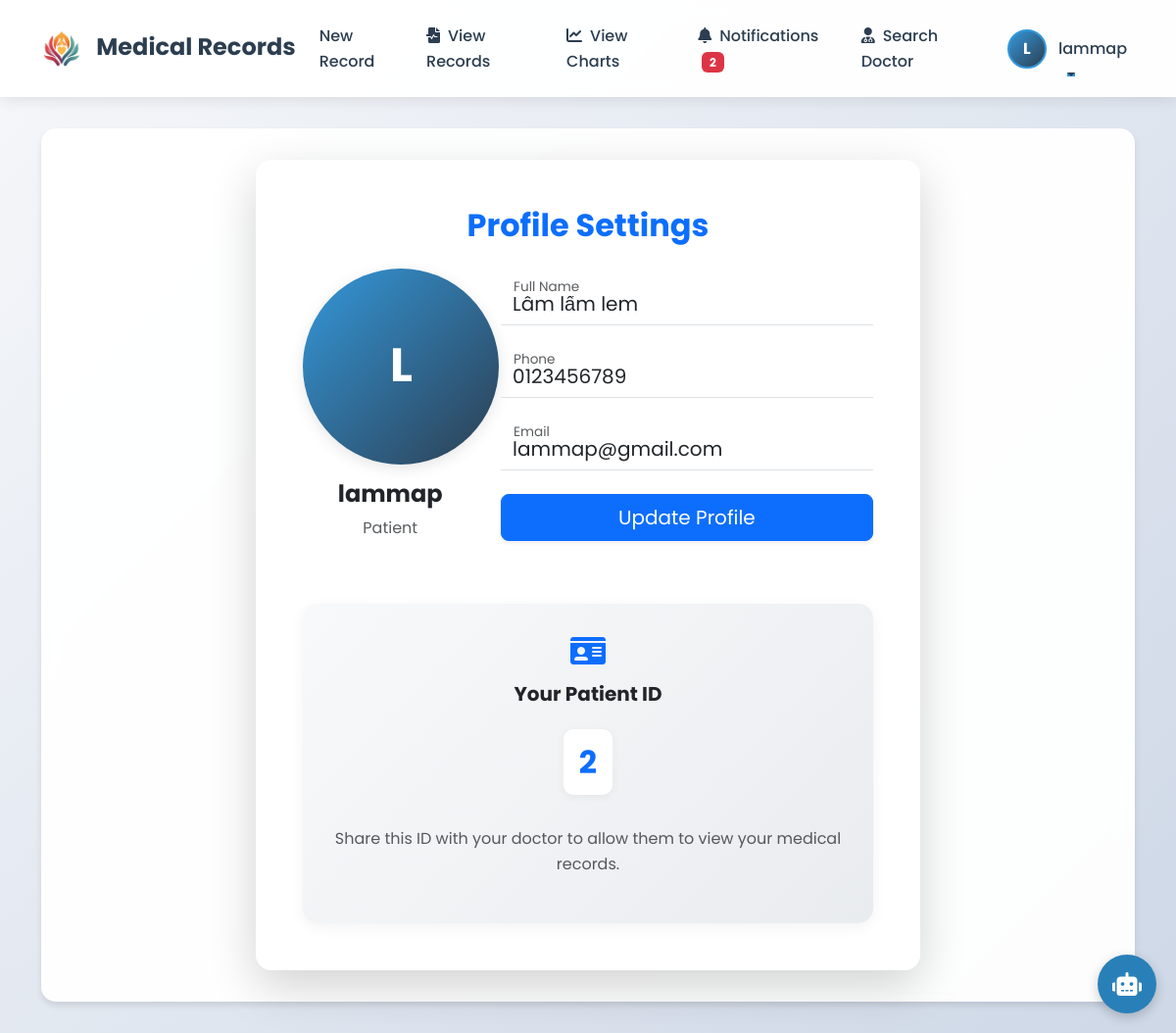
/patient/profile (signed in), run on the app's committed database.
### app/models/user.py (models this page shows, shortened)
class User(UserMixin, db.Model):
    id = db.Column(db.Integer, primary_key=True)
    username = db.Column(db.String(80), unique=True, nullable=False)
    email = db.Column(db.String(120), unique=True, nullable=False)
    password_hash = db.Column(db.String(128))
    phone = db.Column(db.String(10))
    full_name = db.Column(db.String(100))
    avatar = db.Column(db.String(200))
    role = db.Column(db.String(20))
    records = db.relationship('MedicalRecord', backref='patient', lazy=True)
    notifications = db.relationship('Notification', foreign_keys='Notification.patient_id', backref='patient', lazy=True)
    sent_notifications = db.relationship('Notification', foreign_keys='Notification.doctor_id', backref='doctor', lazy=True)
    reset_code = db.Column(db.String(6))
    reset_code_expiry = db.Column(db.DateTime)

### app/routes/patient.py (the view)
@bp.route('/profile', methods=['GET', 'POST'])
@login_required
def profile():
    form = UpdateProfileForm()
    if form.validate_on_submit():
        try:
            if form.avatar.data:
                file = form.avatar.data
                filename = secure_filename(file.filename)
                file_path = os.path.join(current_app.config['UPLOAD_FOLDER'], filename)
                if not os.path.exists(current_app.config['UPLOAD_FOLDER']):
                    os.makedirs(current_app.config['UPLOAD_FOLDER'])
                file.save(file_path)
                current_user.avatar = filename
            current_user.full_name = form.full_name.data
            current_user.phone = form.phone.data
            current_user.email = form.email.data
            db.session.commit()
            flash('Your profile has been updated successfully!', 'success')
            return redirect(url_for('patient.profile'))
        except Exception as e:
            db.session.rollback()
            flash('An error occurred while updating your profile.', 'danger')
    elif request.method == 'GET':
        form.full_name.data = current_user.full_name
        form.phone.data = current_user.phone
        form.email.data = current_user.email
    return render_template('profile.html', form=form)

### app/forms/patient_forms.py
class UpdateProfileForm(FlaskForm):
    full_name = StringField('Full Name', validators=[DataRequired(), Length(max=100)])
    phone = StringField('Phone', validators=[
        DataRequired(),
        Length(min=10, max=10, message="Phone number must be exactly 10 digits"),
        Regexp('^0[0-9]{9}$', message="Phone number must start with 0 and contain only digits")
    ])
    email = StringField('Email', validators=[DataRequired(), Email()])
    avatar = FileField('Update Profile Picture', validators=[FileAllowed(['jpg', 'png'])])
    submit = SubmitField('Update')

### templates/profile.html (shortened to what this page needs)
{% extends "base.html" %}
{% block content %}
<div class="container">
    <div class="row justify-content-center">
        <div class="col-md-8">
            <div class="card shadow-lg border-0 rounded-4 profile-card">
                <div class="card-body p-5">
                    <h2 class="text-center mb-4 fw-bold text-primary">Profile Settings</h2>
                    <div class="row">
                        <div class="col-md-4 text-center mb-4">
                            <div class="profile-avatar-container">
                                {% if current_user.avatar %}
                                <img src="{{ url_for('static', filename='uploads/' + current_user.avatar) }}" class="profile-avatar" alt="Profile Avatar">
                                {% else %}
                                <div class="profile-avatar-placeholder">
                                    <span class="avatar-initial">{{ current_user.username[0].upper() }}</span>
                                </div>
                                {% endif %}
                            </div>
                            <h4 class="mt-3 fw-bold">{{ current_user.username }}</h4>
                            <p class="text-muted">{{ current_user.role|title }}</p>
                        </div>
                        <div class="col-md-8">
                            <form method="POST" enctype="multipart/form-data" class="profile-form">
                                <div class="form-floating mb-3">
                                    {{ form.full_name(class="form-control form-control-lg border-0 border-bottom rounded-0", placeholder="Full Name", id="full_name") }}
                                    {{ form.full_name.label(for="full_name", class="text-muted") }}
                                </div>
                                <div class="form-floating mb-3">
                                    {{ form.phone(class="form-control form-control-lg border-0 border-bottom rounded-0", placeholder="Phone", id="phone") }}
                                    {{ form.phone.label(for="phone", class="text-muted") }}
                                </div>
                                <div class="form-floating mb-4">
                                    {{ form.email(class="form-control form-control-lg border-0 border-bottom rounded-0", placeholder="Email", id="email") }}
                                    {{ form.email.label(for="email", class="text-muted") }}
                                </div>
                                <div class="d-grid gap-2">
                                    <button type="submit" class="btn btn-primary btn-lg shadow-sm profile-btn">
                                        <span class="btn-text">Update Profile</span>
                                    </button>
                                </div>
                            </form>
                        </div>
                    </div>
                    {% if current_user.role == 'patient' %}
                    <div class="mt-4">
                        <div class="patient-id-card">
                            <div class="patient-id-content">
                                <i class="fas fa-id-card fa-2x text-primary mb-3"></i>
                                <h5 class="fw-bold">Your Patient ID</h5>
                                <div class="patient-id-number">{{ current_user.id }}</div>
                                <p class="text-muted mt-3">Share this ID with your doctor to allow them to view your medical records.</p>
                            </div>
                        </div>
                    </div>
                    {% endif %}
                </div>
            </div>
        </div>
    </div>
</div>
{% endblock %}

### templates/base.html (shortened to what this page needs)
<!DOCTYPE html>
<html lang="en">
<head>
    <link href="https://cdn.jsdelivr.net/npm/bootstrap@5.3.0/dist/css/bootstrap.min.css" rel="stylesheet">
    <link rel="stylesheet" href="https://cdnjs.cloudflare.com/ajax/libs/font-awesome/6.0.0/css/all.min.css">
</head>
<body>
    <nav class="navbar navbar-expand-lg navbar-light">
        <div class="container">
            <a class="navbar-brand" href="{{ url_for('index') }}">
                <img src="{{ url_for('static', filename='images/logo.png') }}" alt="Medical Records Logo" height="40">
                <span class="ms-2 fw-bold">Medical Records</span>
            </a>
            <div class="collapse navbar-collapse" id="navbarNav">
                <ul class="navbar-nav me-auto">
                    {% if current_user.is_authenticated %}
                        {% if current_user.role == 'patient' %}
                        <li class="nav-item">
                            <a class="nav-link" href="{{ url_for('patient.new_record') }}">New Record</a>
                        </li>
                        <li class="nav-item">
                            <a class="nav-link {{ 'active' if request.endpoint == 'patient.view_records' else '' }}" href="{{ url_for('patient.view_records') }}">
                                <i class="fas fa-file-medical-alt me-2"></i>View Records
                            </a>
                        </li>
                        <li class="nav-item">
                            <a class="nav-link {{ 'active' if request.endpoint == 'patient.view_charts' else '' }}" href="{{ url_for('patient.view_charts') }}">
                                <i class="fas fa-chart-line me-2"></i>View Charts
                            </a>
                        </li>
                        <li class="nav-item">
                            <a class="nav-link {{ 'active' if request.endpoint == 'patient.notifications' else '' }}" href="{{ url_for('patient.notifications') }}">
                                <i class="fas fa-bell me-2"></i>Notifications
                            </a>
                        </li>
                        <li class="nav-item">
                            <a class="nav-link {{ 'active' if request.endpoint == 'patient.view_doctors' else '' }}" href="{{ url_for('patient.view_doctors') }}">
                                <i class="fas fa-user-md me-2"></i>Search Doctor
                            </a>
                        </li>
                        {% elif current_user.role == 'doctor' %}
                        <li class="nav-item">
                            <a class="nav-link" href="{{ url_for('doctor.search_patient') }}">Search Patient</a>
                        </li>
                        {% elif current_user.role == 'admin' %}
                        <li class="nav-item">
                            <a class="nav-link" href="{{ url_for('admin.users') }}">User Management</a>
                        </li>
                        {% endif %}
                    {% endif %}
                </ul>
                <ul class="navbar-nav">
                    {% if current_user.is_authenticated %}
                        <li class="nav-item dropdown">
                            <a class="nav-link dropdown-toggle" href="#" id="navbarDropdown" role="button" data-bs-toggle="dropdown" aria-expanded="false">
                                {% if current_user.avatar %}
                                <img src="{{ url_for('static', filename='uploads/' + current_user.avatar) }}" class="avatar-small me-2" alt="Avatar">
                                {% else %}
                                <div class="avatar-small me-2 d-inline-flex align-items-center justify-content-center" style="background: linear-gradient(135deg, #3498db, #2c3e50);">
                                    <span class="text-white fw-bold">{{ current_user.username[0].upper() }}</span>
                                </div>
                                {% endif %}
                                {{ current_user.username }}
                            </a>
                        </li>
                    {% endif %}
                </ul>
            </div>
        </div>
    </nav>
    <div class="container">
        <div class="content">
            {% block content %}{% endblock %}
        </div>
    </div>
    <div class="ai-chat-container">
        <button class="ai-chat-toggle" id="toggleChat">
            <i class="fas fa-robot"></i>
        </button>
    </div>
</body>
</html>

### templates/base.html (style rules this page uses)
:root { --primary-color: #2c3e50; --secondary-color: #3498db; --accent-color: #e74c3c; --background-color: #f8f9fa; --text-color: #2c3e50; --card-shadow: 0 4px 6px rgba(0, 0, 0, 0.1); }
body { font-family: 'Poppins', sans-serif; background-color: var(--background-color); color: var(--text-color); position: relative; min-height: 100vh; line-height: 1.6; }
body::before { content: ''; position: fixed; top: 0; left: 0; width: 100%; height: 100%; z-index: -1; background: linear-gradient(135deg, #f5f7fa 0%, #c3cfe2 100%); opacity: 0.8; }
.navbar { background-color: rgba(255, 255, 255, 0.95); backdrop-filter: blur(10px); box-shadow: 0 2px 15px rgba(0, 0, 0, 0.1); padding: 1rem 0; position: relative; z-index: 1070 !important; }
.navbar-brand { font-weight: 700; font-size: 1.5rem; color: var(--primary-color); transition: color 0.3s ease; }
.nav-link { color: var(--text-color); font-weight: 500; padding: 0.5rem 1rem; transition: all 0.3s ease; position: relative; }
.nav-link::after { content: ''; position: absolute; width: 0; height: 2px; bottom: 0; left: 50%; background-color: var(--secondary-color); transition: all 0.3s ease; transform: translateX(-50%); }
.content { background-color: rgba(255, 255, 255, 0.95); border-radius: 15px; box-shadow: var(--card-shadow); padding: 2rem; margin: 2rem auto; backdrop-filter: blur(10px); transition: transform 0.3s ease, box-shadow 0.3s ease; position: relative; z-index: 1030; }
.avatar-small { width: 40px; height: 40px; border-radius: 50%; object-fit: cover; border: 2px solid var(--secondary-color); transition: transform 0.3s ease; }
.nav-item.dropdown { position: relative !important; }
.ai-chat-container { position: fixed; bottom: 20px; right: 20px; z-index: 1090; display: flex; flex-direction: column; align-items: flex-end; }
.ai-chat-toggle { width: 60px; height: 60px; border-radius: 50%; background-color: #2980b9; color: white; display: flex; justify-content: center; align-items: center; cursor: pointer; border: none; box-shadow: 0 4px 12px rgba(0, 0, 0, 0.2); font-size: 24px; transition: all 0.3s ease; position: relative; }

### templates/profile.html (style rules this page uses)
.profile-card { background: rgba(255, 255, 255, 0.95); backdrop-filter: blur(10px); transition: all 0.3s ease; animation: cardAppear 0.6s ease-out; }
.profile-avatar-container { position: relative; width: 200px; height: 200px; margin: 0 auto; border-radius: 50%; overflow: hidden; box-shadow: 0 4px 15px rgba(0,0,0,0.1); }
.profile-avatar-placeholder { width: 100%; height: 100%; background: linear-gradient(135deg, #3498db, #2c3e50); display: flex; align-items: center; justify-content: center; }
.avatar-initial { color: white; font-size: 48px; font-weight: bold; }
.form-floating > .form-control { transition: all 0.3s ease-in-out; background-color: transparent; border-bottom: 2px solid #e9ecef; }
.profile-btn { position: relative; overflow: hidden; transition: all 0.3s ease; }
.profile-btn .btn-text { transition: all 0.3s ease; }
.patient-id-card { background: linear-gradient(135deg, #f8f9fa 0%, #e9ecef 100%); border-radius: 15px; padding: 2rem; text-align: center; box-shadow: 0 4px 15px rgba(0,0,0,0.05); transition: all 0.3s ease; }
.patient-id-number { font-size: 2rem; font-weight: bold; color: var(--bs-primary); margin: 1rem 0; padding: 0.5rem 1rem; background: white; border-radius: 10px; display: inline-block; box-shadow: 0 2px 10px rgba(0,0,0,0.05); }

### data on the page
User: username "L", username "lammap", role "Patient", full_name "Lâm lấm lem", phone "0123456789", email "lammap@gmail.com", id "2"
